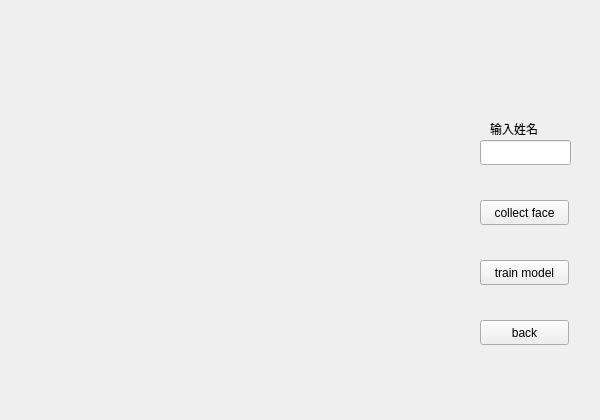
<?xml version="1.0" encoding="UTF-8"?>
<ui version="4.0">
 <class>facein</class>
 <widget class="QWidget" name="facein">
  <property name="geometry">
   <rect>
    <x>0</x>
    <y>0</y>
    <width>600</width>
    <height>420</height>
   </rect>
  </property>
  <property name="windowTitle">
   <string>Form</string>
  </property>
  <widget class="QPushButton" name="collect_button">
   <property name="geometry">
    <rect>
     <x>480</x>
     <y>200</y>
     <width>89</width>
     <height>25</height>
    </rect>
   </property>
   <property name="text">
    <string>collect face</string>
   </property>
  </widget>
  <widget class="QPushButton" name="train_button">
   <property name="geometry">
    <rect>
     <x>480</x>
     <y>260</y>
     <width>89</width>
     <height>25</height>
    </rect>
   </property>
   <property name="text">
    <string>train model</string>
   </property>
  </widget>
  <widget class="QLineEdit" name="lineEdit">
   <property name="geometry">
    <rect>
     <x>480</x>
     <y>140</y>
     <width>91</width>
     <height>25</height>
    </rect>
   </property>
  </widget>
  <widget class="QLabel" name="label">
   <property name="geometry">
    <rect>
     <x>490</x>
     <y>120</y>
     <width>67</width>
     <height>17</height>
    </rect>
   </property>
   <property name="text">
    <string>输入姓名</string>
   </property>
  </widget>
  <widget class="QPushButton" name="back_button">
   <property name="geometry">
    <rect>
     <x>480</x>
     <y>320</y>
     <width>89</width>
     <height>25</height>
    </rect>
   </property>
   <property name="text">
    <string>back</string>
   </property>
  </widget>
  <widget class="QWidget" name="widget" native="true">
   <property name="geometry">
    <rect>
     <x>30</x>
     <y>20</y>
     <width>431</width>
     <height>381</height>
    </rect>
   </property>
   <widget class="QLabel" name="label_2">
    <property name="geometry">
     <rect>
      <x>10</x>
      <y>10</y>
      <width>92</width>
      <height>112</height>
     </rect>
    </property>
    <property name="text">
     <string/>
    </property>
   </widget>
   <widget class="QLabel" name="label_3">
    <property name="geometry">
     <rect>
      <x>170</x>
      <y>10</y>
      <width>92</width>
      <height>112</height>
     </rect>
    </property>
    <property name="text">
     <string/>
    </property>
   </widget>
   <widget class="QLabel" name="label_4">
    <property name="geometry">
     <rect>
      <x>330</x>
      <y>10</y>
      <width>92</width>
      <height>112</height>
     </rect>
    </property>
    <property name="text">
     <string/>
    </property>
   </widget>
   <widget class="QLabel" name="label_5">
    <property name="geometry">
     <rect>
      <x>10</x>
      <y>130</y>
      <width>92</width>
      <height>112</height>
     </rect>
    </property>
    <property name="text">
     <string/>
    </property>
   </widget>
   <widget class="QLabel" name="label_6">
    <property name="geometry">
     <rect>
      <x>10</x>
      <y>260</y>
      <width>92</width>
      <height>112</height>
     </rect>
    </property>
    <property name="text">
     <string/>
    </property>
   </widget>
   <widget class="QLabel" name="label_7">
    <property name="geometry">
     <rect>
      <x>170</x>
      <y>130</y>
      <width>92</width>
      <height>112</height>
     </rect>
    </property>
    <property name="text">
     <string/>
    </property>
   </widget>
   <widget class="QLabel" name="label_8">
    <property name="geometry">
     <rect>
      <x>160</x>
      <y>260</y>
      <width>92</width>
      <height>112</height>
     </rect>
    </property>
    <property name="text">
     <string/>
    </property>
   </widget>
   <widget class="QLabel" name="label_9">
    <property name="geometry">
     <rect>
      <x>330</x>
      <y>260</y>
      <width>92</width>
      <height>112</height>
     </rect>
    </property>
    <property name="text">
     <string/>
    </property>
   </widget>
   <widget class="QLabel" name="label_10">
    <property name="geometry">
     <rect>
      <x>330</x>
      <y>130</y>
      <width>92</width>
      <height>112</height>
     </rect>
    </property>
    <property name="text">
     <string/>
    </property>
   </widget>
  </widget>
 </widget>
 <resources/>
 <connections/>
</ui>
